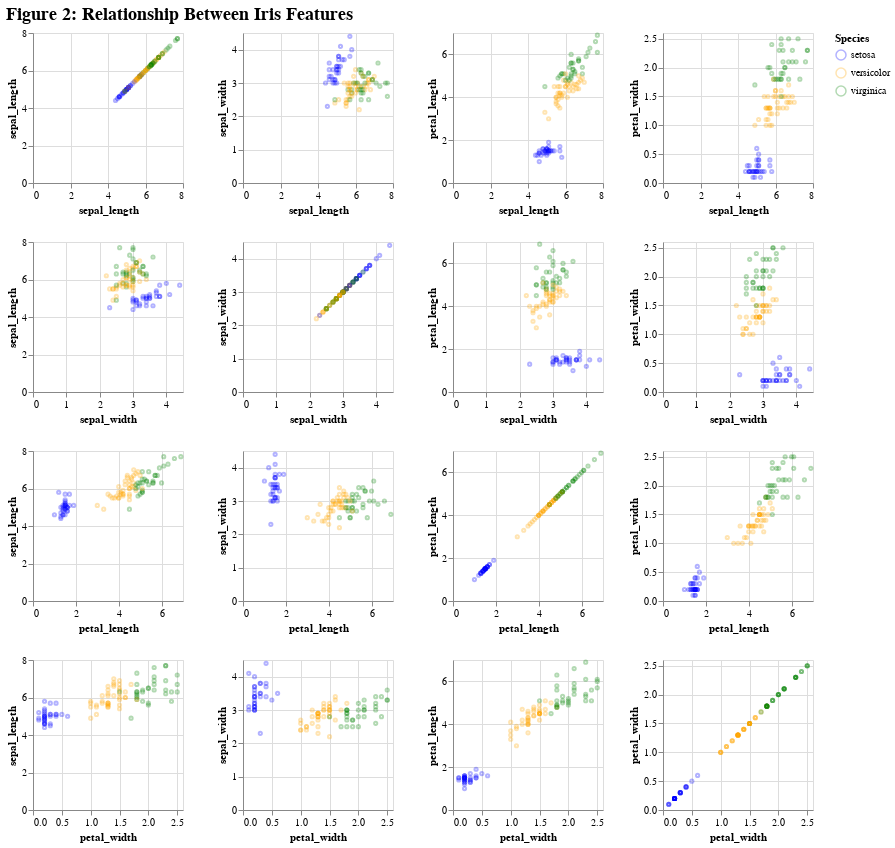

The cell this chart's notebook holds for it:
### Markdown cell above
### Pairwise Plot
Pairwise plots show the relationships between feature pair and show any clusters. The plots help identify which pair of features show the clearest separation and allows us to identify which features are the most informative for prediction.

### Code cell
alt.Chart(train_df).mark_point(opacity=0.3, size=10).encode(
     alt.X(alt.repeat('row')).type('quantitative'),
     alt.Y(alt.repeat('column')).type('quantitative'),
     color = alt.Color(
        "species",
        scale=alt.Scale(
            domain=['setosa', 'versicolor', 'virginica'],
            range=['blue', 'orange', 'green'])
        ).title("Species")
).properties(
    width=150,
    height=150
).repeat(
    column=['sepal_length', 'sepal_width', 'petal_length', 'petal_width'],
    row=['sepal_length', 'sepal_width', 'petal_length', 'petal_width']
).properties(
    title = alt.TitleParams(
        text = "Figure 2: Relationship Between Iris Features",
        fontSize = 18
    )
)

### Figure 1 — Vega-Lite specification as saved in the notebook (floating-point values rounded to 4 significant figures)
{"config": {"view": {"continuousWidth": 300, "continuousHeight": 300}}, "repeat": {"column": ["sepal_length", "sepal_width", "petal_length", "petal_width"], "row": ["sepal_length", "sepal_width", "petal_length", "petal_width"]}, "spec": {"data": {"name": "data-f8d6489093dac04ec4986618a4fe300c"}, "mark": {"type": "point", "opacity": 0.3, "size": 10}, "encoding": {"color": {"field": "species", "scale": {"domain": ["setosa", "versicolor", "virginica"], "range": ["blue", "orange", "green"]}, "title": "Species", "type": "nominal"}, "x": {"field": {"repeat": "row"}, "type": "quantitative"}, "y": {"field": {"repeat": "column"}, "type": "quantitative"}}, "height": 150, "width": 150}, "title": {"text": "Figure 2: Relationship Between Iris Features", "fontSize": 18}, "$schema": "https://vega.github.io/schema/vega-lite/v5.20.1.json", "datasets": {"data-f8d6489093dac04ec4986618a4fe300c": [{"sepal_length": 5.8, "sepal_width": 2.8, "petal_length": 5.1, "petal_width": 2.4, "species": "virginica"}, {"sepal_length": 7.7, "sepal_width": 3.0, "petal_length": 6.1, "petal_width": 2.3, "species": "virginica"}, {"sepal_length": 5.5, "sepal_width": 2.3, "petal_length": 4.0, "petal_width": 1.3, "species": "versicolor"}, {"sepal_length": 5.1, "sepal_width": 3.8, "petal_length": 1.5, "petal_width": 0.3, "species": "setosa"}, {"sepal_length": 4.4, "sepal_width": 3.0, "petal_length": 1.3, "petal_width": 0.2, "species": "setosa"}, {"sepal_length": 6.5, "sepal_width": 3.2, "petal_length": 5.1, "petal_width": 2.0, "species": "virginica"}, {"sepal_length": 5.1, "sepal_width": 3.3, "petal_length": 1.7, "petal_width": 0.5, "species": "setosa"}, {"sepal_length": 4.9, "sepal_width": 3.1, "petal_length": 1.5, "petal_width": 0.1, "species": "setosa"}, {"sepal_length": 6.7, "sepal_width": 3.1, "petal_length": 4.7, "petal_width": 1.5, "species": "versicolor"}, {"sepal_length": 6.1, "sepal_width": 3.0, "petal_length": 4.6, "petal_width": 1.4, "species": "versicolor"}, {"sepal_length": 5.5, "sepal_width": 2.5, "petal_length": 4.0, "petal_width": 1.3, "species": "versicolor"}, {"sepal_length": 5.7, "sepal_width": 2.6, "petal_length": 3.5, "petal_width": 1.0, "species": "versicolor"}, {"sepal_length": 5.8, "sepal_width": 2.7, "petal_length": 5.1, "petal_width": 1.9, "species": "virginica"}, {"sepal_length": 6.7, "sepal_width": 3.1, "petal_length": 4.4, "petal_width": 1.4, "species": "versicolor"}, {"sepal_length": 6.4, "sepal_width": 3.2, "petal_length": 5.3, "petal_width": 2.3, "species": "virginica"}, {"sepal_length": 4.5, "sepal_width": 2.3, "petal_length": 1.3, "petal_width": 0.3, "species": "setosa"}, {"sepal_length": 6.9, "sepal_width": 3.1, "petal_length": 5.1, "petal_width": 2.3, "species": "virginica"}, {"sepal_length": 5.7, "sepal_width": 3.0, "petal_length": 4.2, "petal_width": 1.2, "species": "versicolor"}, {"sepal_length": 5.1, "sepal_width": 3.7, "petal_length": 1.5, "petal_width": 0.4, "species": "setosa"}, {"sepal_length": 4.8, "sepal_width": 3.4, "petal_length": 1.6, "petal_width": 0.2, "species": "setosa"}, {"sepal_length": 6.3, "sepal_width": 2.9, "petal_length": 5.6, "petal_width": 1.8, "species": "virginica"}, {"sepal_length": 6.4, "sepal_width": 2.9, "petal_length": 4.3, "petal_width": 1.3, "species": "versicolor"}, {"sepal_length": 5.6, "sepal_width": 2.8, "petal_length": 4.9, "petal_width": 2.0, "species": "virginica"}, {"sepal_length": 7.7, "sepal_width": 2.6, "petal_length": 6.9, "petal_width": 2.3, "species": "virginica"}, {"sepal_length": 5.1, "sepal_width": 3.8, "petal_length": 1.9, "petal_width": 0.4, "species": "setosa"}, {"sepal_length": 6.4, "sepal_width": 3.2, "petal_length": 4.5, "petal_width": 1.5, "species": "versicolor"}, {"sepal_length": 5.5, "sepal_width": 2.4, "petal_length": 3.7, "petal_width": 1.0, "species": "versicolor"}, {"sepal_length": 5.9, "sepal_width": 3.0, "petal_length": 5.1, "petal_width": 1.8, "species": "virginica"}, {"sepal_length": 4.8, "sepal_width": 3.0, "petal_length": 1.4, "petal_width": 0.1, "species": "setosa"}, {"sepal_length": 6.4, "sepal_width": 2.8, "petal_length": 5.6, "petal_width": 2.1, "species": "virginica"}, {"sepal_length": 6.3, "sepal_width": 3.3, "petal_length": 4.7, "petal_width": 1.6, "species": "versicolor"}, {"sepal_length": 7.0, "sepal_width": 3.2, "petal_length": 4.7, "petal_width": 1.4, "species": "versicolor"}, {"sepal_length": 5.0, "sepal_width": 3.0, "petal_length": 1.6, "petal_width": 0.2, "species": "setosa"}, {"sepal_length": 6.1, "sepal_width": 3.0, "petal_length": 4.9, "petal_width": 1.8, "species": "virginica"}, {"sepal_length": 6.3, "sepal_width": 2.5, "petal_length": 5.0, "petal_width": 1.9, "species": "virginica"}, {"sepal_length": 5.0, "sepal_width": 3.5, "petal_length": 1.6, "petal_width": 0.6, "species": "setosa"}, {"sepal_length": 4.9, "sepal_width": 3.0, "petal_length": 1.4, "petal_width": 0.2, "species": "setosa"}, {"sepal_length": 6.1, "sepal_width": 2.8, "petal_length": 4.0, "petal_width": 1.3, "species": "versicolor"}, {"sepal_length": 6.5, "sepal_width": 2.8, "petal_length": 4.6, "petal_width": 1.5, "species": "versicolor"}, {"sepal_length": 6.3, "sepal_width": 3.3, "petal_length": 6.0, "petal_width": 2.5, "species": "virginica"}, {"sepal_length": 5.8, "sepal_width": 4.0, "petal_length": 1.2, "petal_width": 0.2, "species": "setosa"}, {"sepal_length": 4.6, "sepal_width": 3.4, "petal_length": 1.4, "petal_width": 0.3, "species": "setosa"}, {"sepal_length": 5.5, "sepal_width": 2.4, "petal_length": 3.8, "petal_width": 1.1, "species": "versicolor"}, {"sepal_length": 5.0, "sepal_width": 3.4, "petal_length": 1.6, "petal_width": 0.4, "species": "setosa"}, {"sepal_length": 5.9, "sepal_width": 3.2, "petal_length": 4.8, "petal_width": 1.8, "species": "versicolor"}, {"sepal_length": 6.0, "sepal_width": 3.0, "petal_length": 4.8, "petal_width": 1.8, "species": "virginica"}, {"sepal_length": 4.8, "sepal_width": 3.1, "petal_length": 1.6, "petal_width": 0.2, "species": "setosa"}, {"sepal_length": 6.7, "sepal_width": 2.5, "petal_length": 5.8, "petal_width": 1.8, "species": "virginica"}, {"sepal_length": 5.7, "sepal_width": 4.4, "petal_length": 1.5, "petal_width": 0.4, "species": "setosa"}, {"sepal_length": 5.7, "sepal_width": 3.8, "petal_length": 1.7, "petal_width": 0.3, "species": "setosa"}, {"sepal_length": 6.7, "sepal_width": 3.0, "petal_length": 5.0, "petal_width": 1.7, "species": "versicolor"}, {"sepal_length": 4.6, "sepal_width": 3.6, "petal_length": 1.0, "petal_width": 0.2, "species": "setosa"}, {"sepal_length": 5.4, "sepal_width": 3.7, "petal_length": 1.5, "petal_width": 0.2, "species": "setosa"}, {"sepal_length": 6.6, "sepal_width": 2.9, "petal_length": 4.6, "petal_width": 1.3, "species": "versicolor"}, {"sepal_length": 7.3, "sepal_width": 2.9, "petal_length": 6.3, "petal_width": 1.8, "species": "virginica"}, {"sepal_length": 6.6, "sepal_width": 3.0, "petal_length": 4.4, "petal_width": 1.4, "species": "versicolor"}, {"sepal_length": 5.6, "sepal_width": 2.9, "petal_length": 3.6, "petal_width": 1.3, "species": "versicolor"}, {"sepal_length": 5.6, "sepal_width": 2.5, "petal_length": 3.9, "petal_width": 1.1, "species": "versicolor"}, {"sepal_length": 4.6, "sepal_width": 3.1, "petal_length": 1.5, "petal_width": 0.2, "species": "setosa"}, {"sepal_length": 5.0, "sepal_width": 3.5, "petal_length": 1.3, "petal_width": 0.3, "species": "setosa"}, {"sepal_length": 6.8, "sepal_width": 2.8, "petal_length": 4.8, "petal_width": 1.4, "species": "versicolor"}, {"sepal_length": 6.3, "sepal_width": 2.8, "petal_length": 5.1, "petal_width": 1.5, "species": "virginica"}, {"sepal_length": 4.9, "sepal_width": 3.1, "petal_length": 1.5, "petal_width": 0.2, "species": "setosa"}, {"sepal_length": 5.2, "sepal_width": 3.5, "petal_length": 1.5, "petal_width": 0.2, "species": "setosa"}, {"sepal_length": 5.6, "sepal_width": 2.7, "petal_length": 4.2, "petal_width": 1.3, "species": "versicolor"}, {"sepal_length": 6.0, "sepal_width": 3.4, "petal_length": 4.5, "petal_width": 1.6, "species": "versicolor"}, {"sepal_length": 6.2, "sepal_width": 2.9, "petal_length": 4.3, "petal_width": 1.3, "species": "versicolor"}, {"sepal_length": 7.1, "sepal_width": 3.0, "petal_length": 5.9, "petal_width": 2.1, "species": "virginica"}, {"sepal_length": 6.9, "sepal_width": 3.1, "petal_length": 4.9, "petal_width": 1.5, "species": "versicolor"}, {"sepal_length": 5.8, "sepal_width": 2.6, "petal_length": 4.0, "petal_width": 1.2, "species": "versicolor"}, {"sepal_length": 5.7, "sepal_width": 2.8, "petal_length": 4.1, "petal_width": 1.3, "species": "versicolor"}, {"sepal_length": 7.6, "sepal_width": 3.0, "petal_length": 6.6, "petal_width": 2.1, "species": "virginica"}, {"sepal_length": 5.0, "sepal_width": 3.4, "petal_length": 1.5, "petal_width": 0.2, "species": "setosa"}, {"sepal_length": 5.3, "sepal_width": 3.7, "petal_length": 1.5, "petal_width": 0.2, "species": "setosa"}, {"sepal_length": 5.9, "sepal_width": 3.0, "petal_length": 4.2, "petal_width": 1.5, "species": "versicolor"}, {"sepal_length": 6.3, "sepal_width": 3.4, "petal_length": 5.6, "petal_width": 2.4, "species": "virginica"}, {"sepal_length": 6.7, "sepal_width": 3.3, "petal_length": 5.7, "petal_width": 2.1, "species": "virginica"}, {"sepal_length": 6.5, "sepal_width": 3.0, "petal_length": 5.2, "petal_width": 2.0, "species": "virginica"}, {"sepal_length": 5.1, "sepal_width": 3.4, "petal_length": 1.5, "petal_width": 0.2, "species": "setosa"}, {"sepal_length": 5.4, "sepal_width": 3.0, "petal_length": 4.5, "petal_width": 1.5, "species": "versicolor"}, {"sepal_length": 4.7, "sepal_width": 3.2, "petal_length": 1.3, "petal_width": 0.2, "species": "setosa"}, {"sepal_length": 5.8, "sepal_width": 2.7, "petal_length": 4.1, "petal_width": 1.0, "species": "versicolor"}, {"sepal_length": 5.7, "sepal_width": 2.8, "petal_length": 4.5, "petal_width": 1.3, "species": "versicolor"}, {"sepal_length": 5.0, "sepal_width": 3.3, "petal_length": 1.4, "petal_width": 0.2, "species": "setosa"}, {"sepal_length": 6.2, "sepal_width": 2.2, "petal_length": 4.5, "petal_width": 1.5, "species": "versicolor"}, {"sepal_length": 6.9, "sepal_width": 3.1, "petal_length": 5.4, "petal_width": 2.1, "species": "virginica"}, {"sepal_length": 6.0, "sepal_width": 2.9, "petal_length": 4.5, "petal_width": 1.5, "species": "versicolor"}, {"sepal_length": 6.7, "sepal_width": 3.3, "petal_length": 5.7, "petal_width": 2.5, "species": "virginica"}, {"sepal_length": 6.4, "sepal_width": 2.7, "petal_length": 5.3, "petal_width": 1.9, "species": "virginica"}, {"sepal_length": 5.2, "sepal_width": 4.1, "petal_length": 1.5, "petal_width": 0.1, "species": "setosa"}, {"sepal_length": 6.1, "sepal_width": 2.8, "petal_length": 4.7, "petal_width": 1.2, "species": "versicolor"}, {"sepal_length": 4.6, "sepal_width": 3.2, "petal_length": 1.4, "petal_width": 0.2, "species": "setosa"}, {"sepal_length": 6.2, "sepal_width": 3.4, "petal_length": 5.4, "petal_width": 2.3, "species": "virginica"}, {"sepal_length": 5.7, "sepal_width": 2.5, "petal_length": 5.0, "petal_width": 2.0, "species": "virginica"}, {"sepal_length": 5.7, "sepal_width": 2.9, "petal_length": 4.2, "petal_width": 1.3, "species": "versicolor"}, {"sepal_length": 4.9, "sepal_width": 2.4, "petal_length": 3.3, "petal_width": 1.0, "species": "versicolor"}, {"sepal_length": 6.3, "sepal_width": 2.7, "petal_length": 4.9, "petal_width": 1.8, "species": "virginica"}, {"sepal_length": 4.9, "sepal_width": 2.5, "petal_length": 4.5, "petal_width": 1.7, "species": "virginica"}, {"sepal_length": 6.0, "sepal_width": 2.7, "petal_length": 5.1, "petal_width": 1.6, "species": "versicolor"}, {"sepal_length": 5.1, "sepal_width": 3.5, "petal_length": 1.4, "petal_width": 0.3, "species": "setosa"}, {"sepal_length": 5.1, "sepal_width": 2.5, "petal_length": 3.0, "petal_width": 1.1, "species": "versicolor"}, {"sepal_length": 5.6, "sepal_width": 3.0, "petal_length": 4.5, "petal_width": 1.5, "species": "versicolor"}, {"sepal_length": 6.2, "sepal_width": 2.8, "petal_length": 4.8, "petal_width": 1.8, "species": "virginica"}, {"sepal_length": 7.2, "sepal_width": 3.6, "petal_length": 6.1, "petal_width": 2.5, "species": "virginica"}]}}
